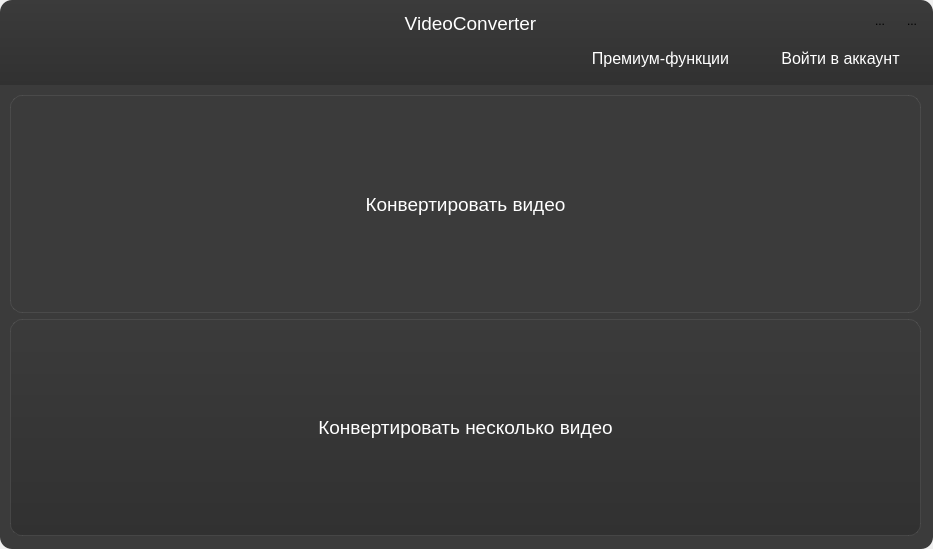
<?xml version="1.0" encoding="UTF-8"?>
<ui version="4.0">
 <class>Form</class>
 <widget class="QWidget" name="Form">
  <property name="geometry">
   <rect>
    <x>0</x>
    <y>0</y>
    <width>933</width>
    <height>549</height>
   </rect>
  </property>
  <property name="minimumSize">
   <size>
    <width>933</width>
    <height>549</height>
   </size>
  </property>
  <property name="maximumSize">
   <size>
    <width>933</width>
    <height>549</height>
   </size>
  </property>
  <property name="windowTitle">
   <string>VideoConverter</string>
  </property>
  <property name="windowIcon">
   <iconset resource="res/res.qrc">
    <normaloff>:/imgs/img/AppLogo.png</normaloff>:/imgs/img/AppLogo.png</iconset>
  </property>
  <widget class="QFrame" name="header">
   <property name="geometry">
    <rect>
     <x>0</x>
     <y>0</y>
     <width>933</width>
     <height>85</height>
    </rect>
   </property>
   <property name="styleSheet">
    <string notr="true">#header{
background-color: qlineargradient(spread:pad, x1:0.5, y1:0, x2:0.5, y2:1, stop:0 rgba(59, 59, 59, 255), stop:1 rgba(49, 49, 49, 255));
border-top-right-radius: 12px;
border-top-left-radius: 12px;
}

.QToolButton{
	background-color: rgba(255, 255, 255, 0);
	border-radius: 5px;
}

.QPushButton{
	background-color: rgba(255, 255, 255, 0);
	border-radius: 5px;
	color: white
}

.QPushButton:hover{
background-color: rgba(0, 0, 0, 50);
}

.QToolButton:hover{
background-color: rgba(0, 0, 0, 50);
}</string>
   </property>
   <property name="frameShape">
    <enum>QFrame::StyledPanel</enum>
   </property>
   <property name="frameShadow">
    <enum>QFrame::Raised</enum>
   </property>
   <widget class="QLabel" name="Title">
    <property name="geometry">
     <rect>
      <x>380</x>
      <y>13</y>
      <width>181</width>
      <height>20</height>
     </rect>
    </property>
    <property name="font">
     <font>
      <family>Ubuntu</family>
      <pointsize>14</pointsize>
     </font>
    </property>
    <property name="styleSheet">
     <string notr="true">color: rgb(255, 255, 255);</string>
    </property>
    <property name="text">
     <string>VideoConverter</string>
    </property>
    <property name="alignment">
     <set>Qt::AlignCenter</set>
    </property>
   </widget>
   <widget class="QToolButton" name="CloseButton">
    <property name="geometry">
     <rect>
      <x>897</x>
      <y>6</y>
      <width>30</width>
      <height>30</height>
     </rect>
    </property>
    <property name="text">
     <string>...</string>
    </property>
    <property name="icon">
     <iconset resource="res/res.qrc">
      <normaloff>:/imgs/img/iconamoon_close-light.png</normaloff>:/imgs/img/iconamoon_close-light.png</iconset>
    </property>
    <property name="iconSize">
     <size>
      <width>24</width>
      <height>24</height>
     </size>
    </property>
   </widget>
   <widget class="QToolButton" name="HideButton">
    <property name="geometry">
     <rect>
      <x>865</x>
      <y>6</y>
      <width>30</width>
      <height>30</height>
     </rect>
    </property>
    <property name="text">
     <string>...</string>
    </property>
    <property name="icon">
     <iconset resource="res/res.qrc">
      <normaloff>:/imgs/img/mynaui_minus.png</normaloff>:/imgs/img/mynaui_minus.png</iconset>
    </property>
    <property name="iconSize">
     <size>
      <width>24</width>
      <height>24</height>
     </size>
    </property>
   </widget>
   <widget class="QLabel" name="Icon">
    <property name="geometry">
     <rect>
      <x>9</x>
      <y>9</y>
      <width>24</width>
      <height>24</height>
     </rect>
    </property>
    <property name="text">
     <string/>
    </property>
    <property name="pixmap">
     <pixmap resource="res/res.qrc">:/imgs/img/Vector.png</pixmap>
    </property>
   </widget>
   <widget class="QPushButton" name="LoginButon">
    <property name="geometry">
     <rect>
      <x>760</x>
      <y>40</y>
      <width>161</width>
      <height>36</height>
     </rect>
    </property>
    <property name="font">
     <font>
      <family>Ubuntu</family>
      <pointsize>12</pointsize>
     </font>
    </property>
    <property name="text">
     <string>Войти в аккаунт</string>
    </property>
    <property name="icon">
     <iconset resource="res/res.qrc">
      <normaloff>:/imgs/img/qlementine-icons_user-16.png</normaloff>:/imgs/img/qlementine-icons_user-16.png</iconset>
    </property>
    <property name="iconSize">
     <size>
      <width>24</width>
      <height>24</height>
     </size>
    </property>
   </widget>
   <widget class="QPushButton" name="PremiumButton">
    <property name="geometry">
     <rect>
      <x>570</x>
      <y>40</y>
      <width>181</width>
      <height>36</height>
     </rect>
    </property>
    <property name="font">
     <font>
      <family>Ubuntu</family>
      <pointsize>12</pointsize>
     </font>
    </property>
    <property name="text">
     <string>Премиум-функции</string>
    </property>
    <property name="icon">
     <iconset resource="res/res.qrc">
      <normaloff>:/imgs/img/fluent_premium-24-filled.png</normaloff>:/imgs/img/fluent_premium-24-filled.png</iconset>
    </property>
    <property name="iconSize">
     <size>
      <width>24</width>
      <height>24</height>
     </size>
    </property>
   </widget>
  </widget>
  <widget class="QFrame" name="content">
   <property name="geometry">
    <rect>
     <x>0</x>
     <y>85</y>
     <width>933</width>
     <height>464</height>
    </rect>
   </property>
   <property name="styleSheet">
    <string notr="true">#content{
background-color: rgb(59, 59, 59);
border-bottom-left-radius: 12px;
border-bottom-right-radius: 12px;
}</string>
   </property>
   <property name="frameShape">
    <enum>QFrame::StyledPanel</enum>
   </property>
   <property name="frameShadow">
    <enum>QFrame::Raised</enum>
   </property>
   <widget class="QWidget" name="horizontalLayoutWidget">
    <property name="geometry">
     <rect>
      <x>10</x>
      <y>10</y>
      <width>911</width>
      <height>441</height>
     </rect>
    </property>
    <layout class="QVBoxLayout" name="verticalLayout">
     <item>
      <widget class="QToolButton" name="SoloLoad">
       <property name="sizePolicy">
        <sizepolicy hsizetype="Minimum" vsizetype="Minimum">
         <horstretch>0</horstretch>
         <verstretch>0</verstretch>
        </sizepolicy>
       </property>
       <property name="font">
        <font>
         <family>Ubuntu</family>
         <pointsize>14</pointsize>
        </font>
       </property>
       <property name="styleSheet">
        <string notr="true">.QToolButton{
	background-color: qlineargradient(spread:pad, x1:0.5, y1:0, x2:0.5, y2:1, stop:0 rgba(59, 59, 59, 		255), stop:1 rgba(49, 49, 49, 255));
	border-radius: 12px;
	border: 1px solid rgba(255, 255, 255, 20);
	color: white;
}

.QToolButton:hover{
	background-color: #2F2F2F;
}</string>
       </property>
       <property name="text">
        <string>Конвертировать видео</string>
       </property>
       <property name="icon">
        <iconset resource="res/res.qrc">
         <normaloff>:/imgs/img/iconamoon_file-light.png</normaloff>:/imgs/img/iconamoon_file-light.png</iconset>
       </property>
       <property name="iconSize">
        <size>
         <width>64</width>
         <height>64</height>
        </size>
       </property>
       <property name="toolButtonStyle">
        <enum>Qt::ToolButtonTextBesideIcon</enum>
       </property>
      </widget>
     </item>
     <item>
      <widget class="QToolButton" name="MultiLoad">
       <property name="sizePolicy">
        <sizepolicy hsizetype="Minimum" vsizetype="Minimum">
         <horstretch>0</horstretch>
         <verstretch>0</verstretch>
        </sizepolicy>
       </property>
       <property name="font">
        <font>
         <family>Ubuntu</family>
         <pointsize>14</pointsize>
        </font>
       </property>
       <property name="styleSheet">
        <string notr="true">.QToolButton{
	background-color: qlineargradient(spread:pad, x1:0.5, y1:0, x2:0.5, y2:1, stop:0 rgba(59, 59, 59, 255), stop:1 rgba(49, 49, 49, 255));
	border-radius: 12px;
	border: 1px solid rgba(255, 255, 255, 20);
	color: white;
}

.QToolButton:hover{
	background-color: #2F2F2F;
}</string>
       </property>
       <property name="text">
        <string>Конвертировать несколько видео</string>
       </property>
       <property name="icon">
        <iconset resource="res/res.qrc">
         <normaloff>:/imgs/img/system-uicons_files-multi.png</normaloff>:/imgs/img/system-uicons_files-multi.png</iconset>
       </property>
       <property name="iconSize">
        <size>
         <width>64</width>
         <height>64</height>
        </size>
       </property>
       <property name="toolButtonStyle">
        <enum>Qt::ToolButtonTextBesideIcon</enum>
       </property>
      </widget>
     </item>
    </layout>
   </widget>
  </widget>
 </widget>
 <resources>
  <include location="res/res.qrc"/>
 </resources>
 <connections/>
</ui>
